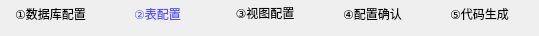
        <widget class="QWidget" name="page_step_2">
         <widget class="QWidget" name="layoutWidget_5">
          <property name="geometry">
           <rect>
            <x>0</x>
            <y>0</y>
            <width>530</width>
            <height>27</height>
           </rect>
          </property>
          <layout class="QHBoxLayout" name="horizontalLayout_9">
           <item>
            <widget class="QLabel" name="label_step1_3">
             <property name="styleSheet">
              <string notr="true"/>
             </property>
             <property name="text">
              <string>①数据库配置</string>
             </property>
             <property name="alignment">
              <set>Qt::AlignCenter</set>
             </property>
            </widget>
           </item>
           <item>
            <widget class="QLabel" name="label_step2_3">
             <property name="styleSheet">
              <string notr="true">QLabel
{
	
	color: rgb(85, 85, 255);
}</string>
             </property>
             <property name="text">
              <string>②表配置</string>
             </property>
             <property name="alignment">
              <set>Qt::AlignCenter</set>
             </property>
            </widget>
           </item>
           <item>
            <widget class="QLabel" name="label_step3_3">
             <property name="sizePolicy">
              <sizepolicy hsizetype="Preferred" vsizetype="Fixed">
               <horstretch>0</horstretch>
               <verstretch>0</verstretch>
              </sizepolicy>
             </property>
             <property name="text">
              <string>③视图配置</string>
             </property>
             <property name="alignment">
              <set>Qt::AlignCenter</set>
             </property>
            </widget>
           </item>
           <item>
            <widget class="QLabel" name="label_step4_3">
             <property name="text">
              <string>④配置确认</string>
             </property>
             <property name="alignment">
              <set>Qt::AlignCenter</set>
             </property>
            </widget>
           </item>
           <item>
            <widget class="QLabel" name="label_step5_3">
             <property name="text">
              <string>⑤代码生成</string>
             </property>
             <property name="alignment">
              <set>Qt::AlignCenter</set>
             </property>
            </widget>
           </item>
          </layout>
         </widget>
        </widget>
